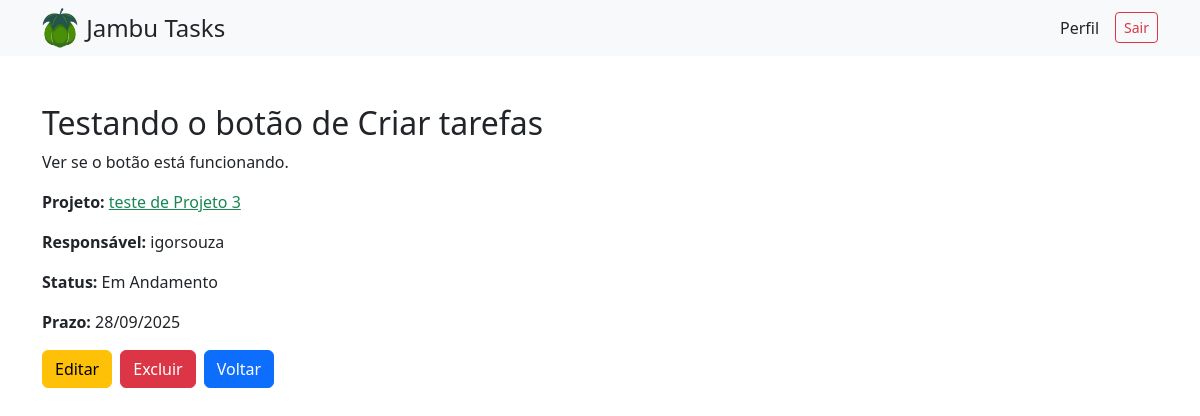
The app's page /tarefas/12/ (signed in), older data.
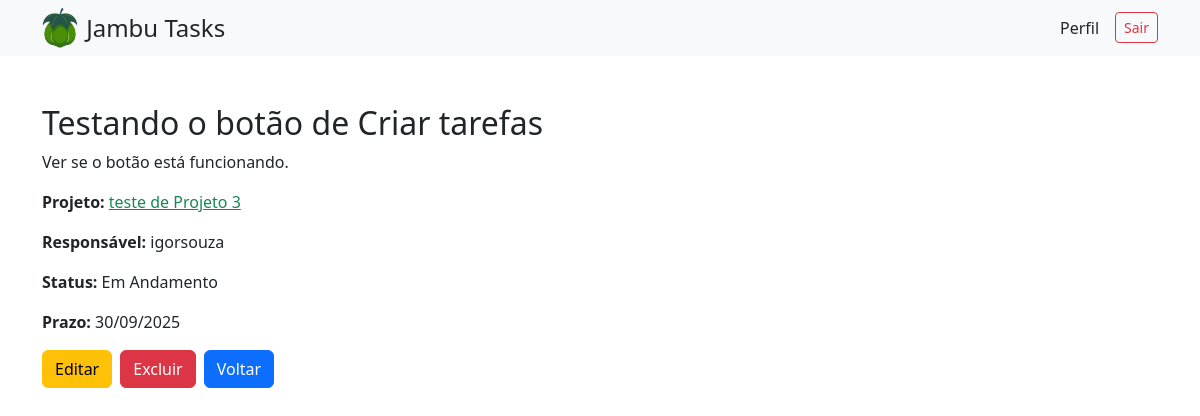
The same page, newer data.
### tarefas/models.py (models this page shows, shortened)
class Tarefa(models.Model):
    STATUS = [
        ('a_fazer', 'A Fazer'),
        ('em_andamento', 'Em Andamento'),
        ('concluida', 'Concluída'),
    ]
    nome = models.CharField("Nome", max_length=200, default="Sem nome")
    detalhes = models.TextField("Detalhes", blank=True)
    projeto = models.ForeignKey(Projeto, on_delete=models.CASCADE, verbose_name="Projeto")
    responsavel = models.ForeignKey(User, on_delete=models.SET_NULL, null=True, blank=True, related_name='minhas_tarefas', verbose_name="Responsável")
    prazo = models.DateField("Prazo", null=True, blank=True)
    status = models.CharField("Status", max_length=20, choices=STATUS, default='a_fazer')
    criado_em = models.DateTimeField("Criado em", auto_now_add=True)

### projetos/models.py (models this page shows, shortened)
class Projeto(models.Model):
    titulo = models.CharField("Título", max_length=200, default="Sem título")
    descricao = models.TextField("Descrição", blank=True)
    participantes = models.ManyToManyField(
        User,
        related_name="projetos",
        blank=True,
        verbose_name="Participantes"
    )
    criador = models.ForeignKey(
        User,
        on_delete=models.SET_NULL,
        null=True,
        related_name='projetos_criados',
        verbose_name="Criador"
    )
    criado_em = models.DateTimeField("Criado em", auto_now_add=True)

### tarefas/views.py (the view)
# urls.py: path('<int:pk>/', DetalheTarefa.as_view(), name='detalhe_tarefa'),
class DetalheTarefa(LoginRequiredMixin, generic.DetailView):
    model = Tarefa
    template_name = 'tarefas/detalhe_tarefa.html'
    context_object_name = 'tarefa'
    permission_required = 'tarefas.view_tarefa'
    def get_queryset(self):
        user = self.request.user
        return Tarefa.objects.filter(
            models.Q(responsavel=user) |
            models.Q(projeto__criador=user) |
            models.Q(projeto__participantes=user)
        ).distinct()

### tarefas/templates/tarefas/detalhe_tarefa.html
{% extends "base.html" %}
{% block content %}
<div class="container mt-4">
  <h2>{{ tarefa.nome }}</h2>
  <p>{{ tarefa.detalhes }}</p>
  <p><strong>Projeto:</strong>
    <a class="text-success" href="{% url 'projetos:detalhe' tarefa.projeto.pk %}">
      {{ tarefa.projeto.titulo }}
    </a>
  </p>
  <p><strong>Responsável:</strong> {{ tarefa.responsavel.get_full_name|default:tarefa.responsavel.username }}</p>
  <p><strong>Status:</strong> {{ tarefa.get_status_display }}</p>
  <p><strong>Prazo:</strong> {{ tarefa.prazo|date:"d/m/Y" }}</p>
  <div class="d-flex gap-2 mt-3">
    {% if perms.tarefas.change_tarefa %}
      <a class="btn btn-warning" href="{% url 'tarefas:editar_tarefa' tarefa.pk %}">Editar</a>
    {% endif %}
    {% if perms.tarefas.delete_tarefa %}
      <a class="btn btn-danger" href="{% url 'tarefas:excluir_tarefa' tarefa.pk %}">Excluir</a>
    {% endif %}
    <a class="btn btn-primary" href="{% url 'projetos:detalhe' tarefa.projeto.pk %}">Voltar</a>
  </div>
</div>
{% endblock %}

Row changes from the older to the newer data that the page shows:
changed Tarefa "Testando o botão de Criar tarefas": prazo "28/09/2025" → "30/09/2025"
